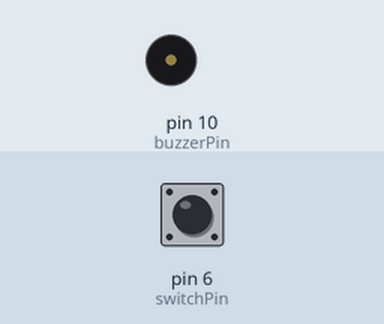
Simulated run of this sketch. Board: Arduino Uno, built with avr-gcc and run on an emulated ATmega328P. On the bench: buzzer (waves = sounding). The inputs (shaded band) are chosen by the test bench; at power-on: pin 6 (switchPin) HIGH.

Above: at 1.2 s.
1.3 s: pin 6 (switchPin) pulled LOW for 0.15 s
At 1.45 s:
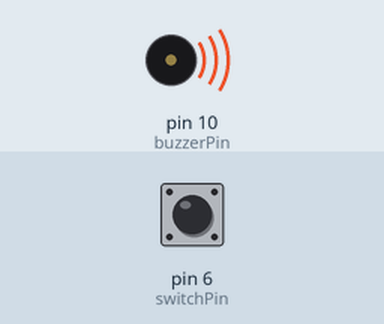
3.1 s: pin 6 (switchPin) pulled LOW for 3.2 s
At 6.9 s:
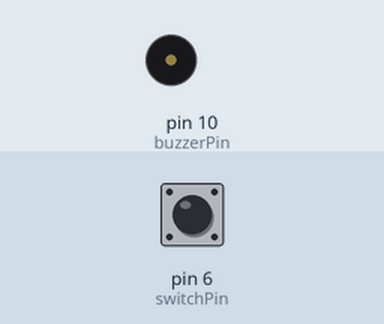
Timing chart, 0 to 8.4 s (numbered marks = the images above; inputs shaded):
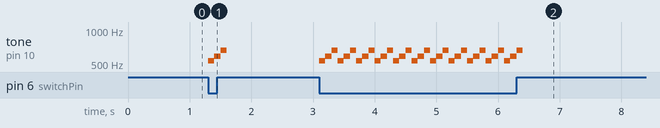

The sketch:

04-Traffic_03_duoremi.ino
```cpp
const int switchPin = 6; // 按键开关连接引脚6
const int buzzerPin = 10;  //蜂鸣器模块连接引脚10

void setup() {
  pinMode(switchPin, INPUT);    //设置引脚6位输入模式

}
void loop() {
  int val = digitalRead(switchPin); // 获取按键开关的值
  if (val == 0) {           //按键按下，返回值为0
    tone(buzzerPin, 532); // duo
    delay(100);
    tone(buzzerPin, 587); // re
    delay(100);
    tone(buzzerPin, 659); // mi
    delay(100);

    //    for (int i = 200;i <= 1000; i += 10) {
    //      tone(buzzerPin, i);
    //      delay(10);
    //    }
    //    for (int i = 1000; i >= 200; i -= 10) {
    //      tone(buzzerPin, i);
    //      delay(10);
    //    }
  }
  else {
    noTone(10);
  }

}
```

Measured:
- after the input at 1.3 s, tone on pin 10 (buzzerPin): silent → 532 Hz at once, → 587 Hz 0.10 s later, → 659 Hz 0.10 s later, → silent 0.10 s later
- after the input at 3.1 s, tone on pin 10 (buzzerPin): silent → 532 Hz at once, then repeats every 0.30 s: 587 Hz 0.10 s, 659 Hz 0.10 s, 532 Hz 0.10 s, until it stays silent from 6.4 s
